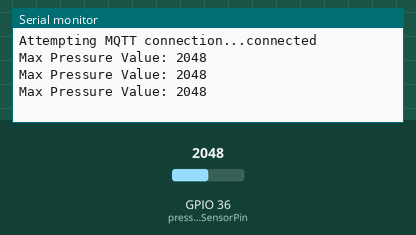
Simulated run of this sketch. Board: ESP32. Shown: the last lines printed to the serial monitor. The test bench sets the inputs (shaded band); at power-on: GPIO 36 (pressureSensorPin) = 2048. WiFi joins after 1.5 s; servers stay silent unless stated; random numbers use the default seed unless the sketch sets one; no MQTT or app messages arrive unless stated.

Above: at 2.7 s.
2.8 s: GPIO 36 (pressureSensorPin) set to 2866
At 3.5 s:
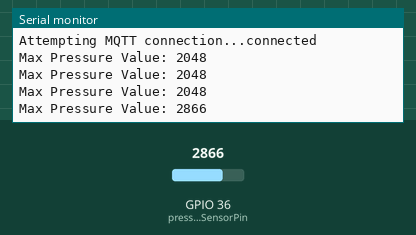
4.3 s: GPIO 36 (pressureSensorPin) set to 3603
At 5.0 s:
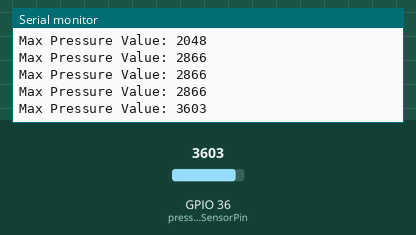
Timing chart, 0 to 7.3 s (numbered marks = the images above; inputs shaded):
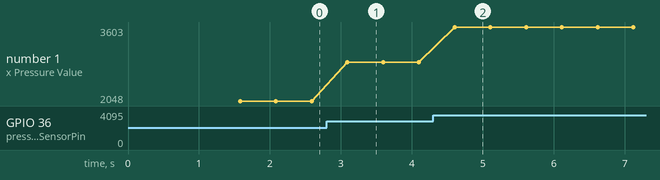

Measured:
- after the input at 2.8 s, the serial monitor: prints a new line after 0.29 s (image 1)
- after the input at 4.3 s, the serial monitor: prints a new line after 0.30 s (image 2)
- plotted number 1: 2048 → 2866 after the input at 2.8 s, 2866 → 3603 after the input at 4.3 s

The sketch:

sketch_feb25b.ino
```cpp
/* ###追加ここから### */
#include <WiFi.h>                           //WiFi接続ライブラリ
#include <PubSubClient.h>
#define TOPIC "isc/pressure/01"
const char* ssid = "HUAWEI_E5785_46CC";               //WiFiのSSID
const char* password = "Y7JG5RG9B5B";          //WiFiのパスワード
const char* mqtt_server = "mqtt.isc.ac.jp";  //中継サーバアドレス
WiFiClient espClient;
PubSubClient client(espClient);      //MQTTライブラリ
/* ###追加ここまで### */

const int pressureSensorPin = 36;
int maxPressureValue = 0;
unsigned long startTime = 0;
const unsigned long detectionInterval = 500;  // データを記録する時間（ミリ秒）
unsigned long lastDisplayTime = 0;
const unsigned long displayInterval = 500;  // 表示する間隔（ミリ秒）


// 閾値
const int threshold = 100;

void setup() {
  Serial.begin(9600);

/* ###追加ここから### */
  WiFi.begin(ssid, password);               //WiFi接続開始
  Serial.println("Connecting");
  while (WiFi.status() != WL_CONNECTED) {   //WiFiが未接続の間待つ
    delay(500);
    Serial.print(".");
  }
  Serial.println("");
  Serial.print("Connected to WiFi network with IP Address: ");
  Serial.println(WiFi.localIP());      //割り当てられたIPアドレスを出力

  client.setServer(mqtt_server, 1883);      //MQTT Brokerアドレスなど
  client.setCallback(callback);             //メッセージ受信時のｺｰﾙﾊﾞｯｸ
/* ###追加ここまで### */
}

void loop() {
/* ###追加ここから### */
  if (!client.connected()) {                //MQTT接続済みか確認
    reconnect();                            //未接続なら接続処理
  }
  client.loop();                            //MQTT処理
/* ###追加ここまで### */

  int pressureValue = analogRead(pressureSensorPin);
  // 一定以上の圧力を検知した場合
  if (pressureValue > 50) {  // ここで適切な閾値を設定
    unsigned long currentTime = millis();
    // 最初の検知または一定時間が経過した場合
    if (maxPressureValue == 0 || currentTime - startTime > detectionInterval) {
      maxPressureValue = pressureValue;
      startTime = currentTime;
    } else {
      // 最大値を更新
      if (pressureValue > maxPressureValue) {
        maxPressureValue = pressureValue;
      }
    }
  }
  // 一定以上の数値の場合のみシリアル通信に表示
  if (pressureValue > 50) {  // 適切な閾値を設定
    unsigned long currentDisplayTime = millis();
    if (currentDisplayTime - lastDisplayTime > displayInterval) {
      Serial.print("Max Pressure Value: ");
      Serial.println(maxPressureValue);
      lastDisplayTime = currentDisplayTime;
      // もし受信されたシリアル通信が100以上だった場合、BOX2Dを処理する
      if (maxPressureValue >= threshold) {
/* ###追加ここから### */
        String message = "{\"pressure\":\"" + String(maxPressureValue) + "\"}";
        char charBuf[64];
        message.toCharArray(charBuf, 64);
        client.publish(TOPIC, charBuf);
/* ###追加ここまで### */
      }
    }
  }
  delay(50);  // データ取得の間隔を設定
}

/* ###追加ここから### */
// MQTT Broker接続処理関数
void reconnect() {
  while (!client.connected()) {
    Serial.print("Attempting MQTT connection...");
    // ランダムなクライアントIDを作る
    String clientId = "ESP32Client-";
    clientId += String(random(0xffff), HEX);
    // MQTT Brokerに接続
    if (client.connect(clientId.c_str(), "isc", "iwasaki3_")) {
      Serial.println("connected");
    } else {
      Serial.print("failed, rc=");
      Serial.print(client.state());
      Serial.println(" try again in 5 seconds");
      delay(5000);
    }
  }
}

// MQTTメッセージ受信時に呼び出されるコールバック関数
void callback(char* topic, byte* payload, unsigned int length) {
  payload[length] = '\0';
  String msg = String((char*) payload);
  Serial.println(msg);
}
/* ###追加ここまで### */
```
